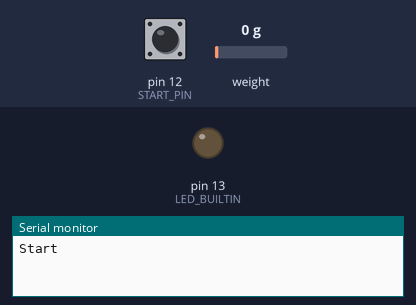
Recording of a sketch running on a simulated Arduino Uno, built with avr-gcc and run on an emulated ATmega328P. On the bench: output pins drawn as LEDs (lit = HIGH), the last lines printed to the serial monitor. Inputs (shaded band) come from the test bench; at power-on: weight on the scale 0 g, pin 12 (START_PIN) HIGH.

Above: at 2.3 s.
2.4 s: weight on the scale set to 2950 g
3.9 s: weight on the scale set to 3066 g
At 4.9 s:
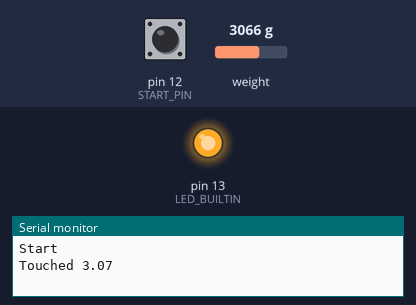
5.5 s: pin 12 (START_PIN) pulled LOW for 0.65 s
At 6.1 s:
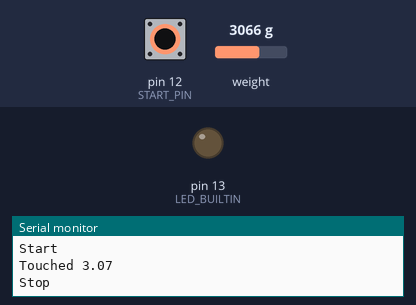
Timing chart, 0 to 8.5 s (numbered marks = the images above; inputs shaded):
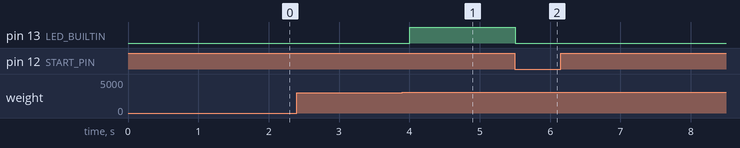

Measured:
- the behaviour switches between 3000 and 3001 g on weight on the scale (found by bisection; images 0 and 1)
- after the input at 2.4 s, every drawn part: stays the same
- after the input at 3.9 s, pin 13 (LED_BUILTIN): LOW → HIGH after 0.10 s
- after the input at 5.5 s, pin 13 (LED_BUILTIN): HIGH → LOW at once

The sketch:

HX711_Autolevel.ino
```cpp
#include "HX711.h"
//lib https://github.com/bogde/HX711
// HX711.DOUT	- pin #A1
// HX711.PD_SCK	- pin #A0
//#define DEBUG //Выводить в порт текущие показания
#define DETECT 3 //Порог срабатывания
#define START_PIN 12
HX711 scale(A1, A0);		// parameter "gain" is ommited; the default value 128 is used by the library
bool Detected=false, Started=false;
void setup() {
  pinMode(START_PIN, INPUT_PULLUP);

  pinMode(LED_BUILTIN, OUTPUT);
  Serial.begin(115200);

  scale.set_scale(10000.f);                      // this value is obtained by calibrating the scale with known weights; see the README for details
  //scale.tare();				        // reset the scale to 0

}

void loop() {
bool start;
start=digitalRead(START_PIN);
if(start)
  {
    if(!Started)
    {
      Started=true;
      scale.tare(10);
      Serial.println("Start");
    }
  float value=scale.get_units(5);
  #ifdef DEBUG
  Serial.println(value);
  #endif
  if(value<-DETECT || value>DETECT)
  {
    digitalWrite(LED_BUILTIN, HIGH);
     if(!Detected)
     {
      Serial.print("Touched ");
      Serial.println(value);
      Detected=true;
     }

  }else
  {
    digitalWrite(LED_BUILTIN, LOW);
    if(Detected)
     {
      Serial.print("Released ");
      Serial.println(value);
      Detected=false;
     }
  }
  }else //end
  {
    if(Started)
    {
      Started=false;
      Detected=false;
      digitalWrite(LED_BUILTIN, LOW);
      Serial.println("Stop");
    }
  }
  //scale.power_up();
}
```
